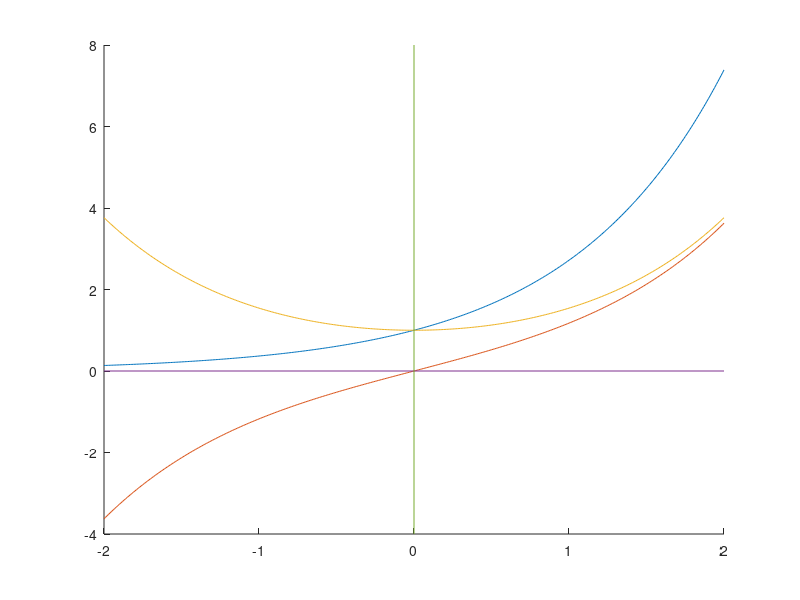

The MATLAB script that drew this image:
hold on
x = -2:0.01:2;
plot(x, exp(x))
plot(x, sinh(x))
plot(x, cosh(x))
plot([-2 2], [0 0])
plot([0 0], [-4 8])
hold off
